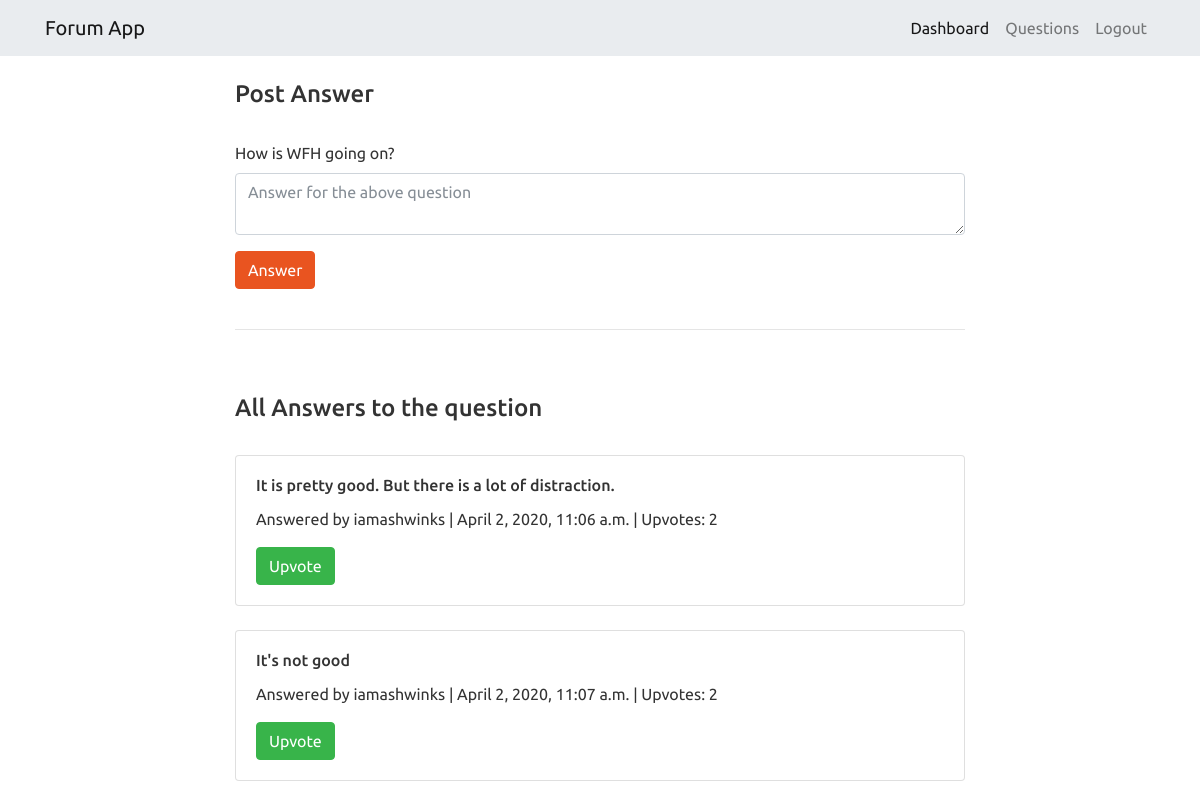
/discussion/3/, run on the app's committed database.
### forum/models.py (models this page shows, shortened)
class Question(models.Model):
	author = models.ForeignKey(User, on_delete=models.CASCADE)
	question = models.CharField(max_length=200, blank=True)
	timestamp = models.DateTimeField(auto_now_add=True, blank=True)

class Answer(models.Model):
	answer = models.CharField(max_length=500, blank=True)
	timestamp = models.DateTimeField(auto_now_add=True, blank=True)
	question = models.ForeignKey(Question, on_delete=models.CASCADE)
	author = models.ForeignKey(User, on_delete=models.CASCADE)
	upvotes = models.IntegerField(blank=True)

### forum/views.py (the view, shortened to what this page needs)
# urls.py: path('discussion/<int:question_id>/', discussion),
def discussion(request, question_id):
	question = Question.objects.get(pk=question_id)
	all_answers = Answer.objects.filter(question=question_id)
	return render(request, "discussion.html", {"question":question, "all_answers":all_answers})

### forum/templates/discussion.html (shortened to what this page needs)
{% extends 'base.html' %}
{% block body %}
	<div class="container">
		<div class="row">
			<div class="col-md-2"></div>
			<div class="col-md-8">
				<div class="sub-head mt-4 mb-2">
					<h4>Post Answer</h4>
				</div><br>
				<form action="/discussion/{{question.id}}/" method="POST">
					<div class="form-group">
						<label>{{question.question}}</label>
						<textarea class="form-control" name="answer" placeholder="Answer for the above question"></textarea>
					</div>
					<button type="submit" class="btn btn-primary">Answer</button>
				</form>
				<br>
				<hr>
				<br>
				<div class="sub-head mt-4 mb-2">
					<h4>All Answers to the question</h4>
				</div><br>
				{% for answer in all_answers %}
					<div class="card">
						<div class="card-body">
							<h6 class="card-title">{{ answer.answer }}</h6>
							<p class="card-text">Answered by {{ answer.author }} | {{ answer.timestamp }} | Upvotes: {{ answer.upvotes }}</p>
							<a href="/upvote/{{answer.id}}/" class="btn btn-success">Upvote</a>
						</div>
					</div><br>
				{% endfor %}
			</div>
			<div class="col-md-2"></div>
		</div>
	</div>
{% endblock %}

### data on the page
Question: question "How is WFH going on?"
Answer: answer "It is pretty good. But there is a lot of distraction.", author "iamashwinks", timestamp "April 2, 2020, 11:06 a.m.", upvotes "2"
Answer: answer "It's not good", author "iamashwinks", timestamp "April 2, 2020, 11:07 a.m.", upvotes "2"
